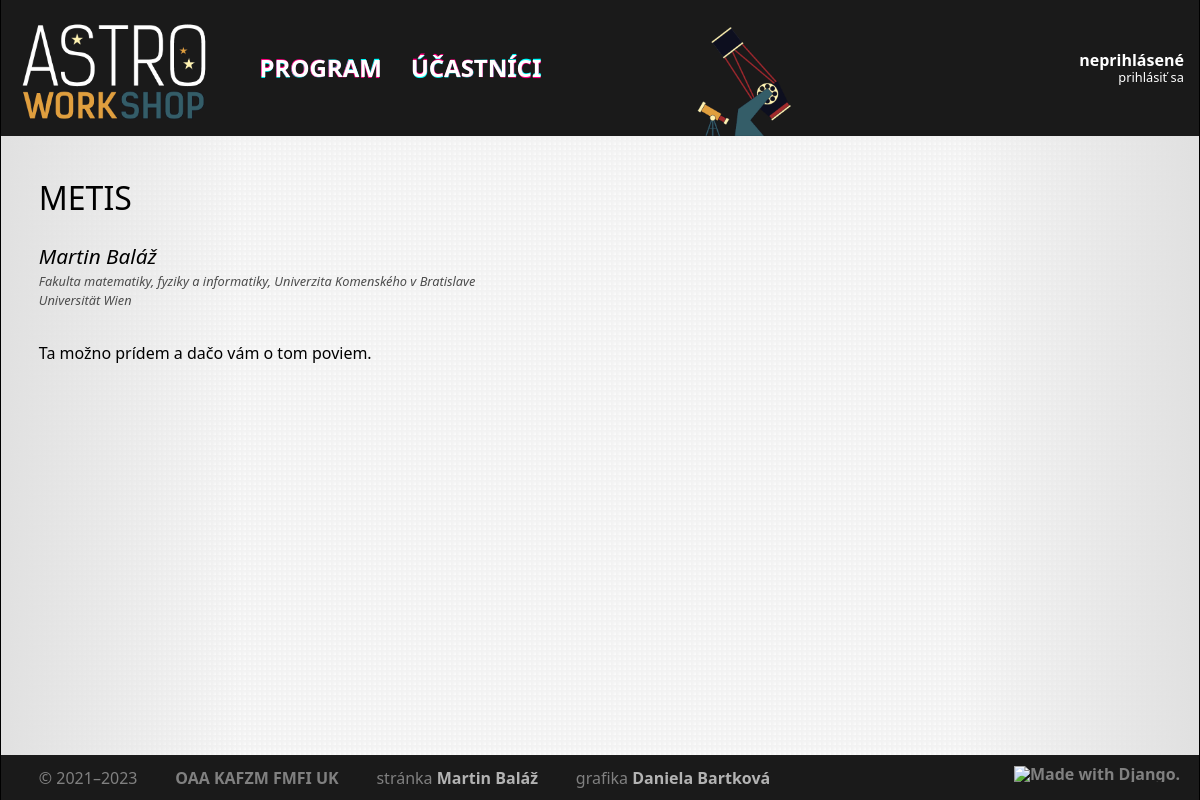
/talk/247/, run on the app's committed database.
### core/models/slot.py (models this page shows, shortened)
class Slot(models.Model):
    class Meta:
        ordering = ['start', 'duration']
        verbose_name = 'slot'
        verbose_name_plural = 'sloty'
    objects = SlotQuerySet.as_manager()
    CATEGORY_TALK = 'T'
    CATEGORY_WORKSHOP = 'W'
    CATEGORY_MEAL = 'M'
    CATEGORY_OTHER = 'O'
    CATEGORIES = [
        (CATEGORY_TALK, 'Prednáška'),
        (CATEGORY_WORKSHOP, 'Workshop'),
        (CATEGORY_MEAL, 'Jedlo'),
        (CATEGORY_OTHER, 'Ostatné'),
    ]
    title = models.CharField(blank=True, max_length=256, verbose_name='názov')
    abstract = models.TextField(blank=True, max_length=4096, verbose_name='abstrakt')
    start = models.DateTimeField(null=True, blank=True, verbose_name='začiatok')
    duration = models.PositiveIntegerField(null=False, verbose_name='dĺžka (min)')
    note = models.CharField(blank=True, max_length=256, verbose_name='poznámka')
    person = models.ManyToManyField('Participant', related_name='slots', blank=True, verbose_name='účastník')
    event = models.ForeignKey('Event', null=True, blank=True, related_name='slots', on_delete=models.CASCADE, verbose_name='workshop')
    category = models.CharField(max_length=1, choices=CATEGORIES, default=CATEGORY_TALK, verbose_name='kategória')
    online = models.BooleanField(null=False, blank=False, default=False, verbose_name='online')
    presentation = models.FileField(
        null=True,
        blank=True,
        upload_to=presentation_filename,
        verbose_name='prezentácia (PDF)'
    )
    video = models.URLField(max_length=100, null=True, blank=True, verbose_name='URL videa')
    def sorted_authors(self):
        return sorted(
            self.people, key=lambda x: unicodedata.normalize('NFKD', x.last_name)
        )

### core/models/participant.py (models this page shows, shortened)
class Participant(AbstractUser):
    class Meta:
        ordering = ['last_name', 'first_name']
        verbose_name = 'účastník'
        verbose_name_plural = 'účastníci'
    objects = ParticipantManager()
    institutes = models.ManyToManyField(
        'Institute',
        through='Affiliation',
        related_name = 'people',
    )
    events = models.ManyToManyField(
        'Event',
        through='Participation',
        related_name = 'participants',
    )
    about = models.TextField(blank=True)
    def get_full_name(self):
        return f"{self.last_name}, {self.first_name}"
    get_full_name.short_description = 'celé meno'
    def get_natural_name(self):
        return f"{self.first_name} {self.last_name}"

### core/models/institute.py (models this page shows, shortened)
class Institute(models.Model):
    class Meta:
        ordering = ['full_name']
        verbose_name = 'inštitúcia'
        verbose_name_plural = 'inštitúcie'
    short_name = models.CharField(max_length=32, verbose_name='kód')
    full_name = models.CharField(max_length=256, verbose_name='plné meno')

### core/views/slot.py (the view)
# urls.py: path('talk/<int:id>/', slot.SlotView.as_view(), name='slot'),
class SlotView(django.views.generic.DetailView):
    model = core.models.Slot
    context_object_name = 'slot'
    template_name = 'core/slot.html'
    slug_field = 'id'
    slug_url_kwarg = 'id'
    def get_queryset(self):
        return self.model.objects.with_people()
    def get_context_data(self, **kwargs):
        context = super().get_context_data(**kwargs)
        return context

### core/models/participant.py (called while the page is built)
    def with_current_affiliations(self, date):
        return self.prefetch_related(
            Prefetch(
                'institutes',
                queryset=Institute.objects.filter(
                    (Q(affiliation__start__lte=date) | Q(affiliation__start=None)) & (Q(affiliation__end__gte=date) | Q(affiliation__end=None))
                ).distinct(),
                to_attr='current_affiliations',
            ),
        )

    def with_full_name(self):
        return self.annotate(full_name=Concat('last_name', Value(', '), 'first_name'))

    def get_queryset(self):
        return super().get_queryset().annotate(full_name=Concat('last_name', Value(', '), 'first_name'))

### core/models/slot.py (called while the page is built)
    def with_people(self):
        Participant = apps.get_model('core', 'Participant')
        return self.prefetch_related(
            Prefetch(
                'person',
                queryset=Participant.objects.with_current_affiliations(F('people__slots__start')).with_full_name(),
                to_attr='people'
            )
        ).annotate(
            people_count=Count('person')
        )

### core/templatetags/astro.py (called while the page is built)
@register.filter(name='replace')
def replace(string, args):
    search  = args.split(args[0])[1]
    replace = args.split(args[0])[2]
    return mark_safe(re.sub(search, replace, string))

### core/templates/core/slot.html (shortened to what this page needs)
{% extends 'core/base.html' %}
{% load tz astro %}
{% block page %}
    <div class="title">
        <h2 class="slot-title">
            {{ slot.title }}
        </h2>
        <div class="time">
            <div class="time-inner">
                <span class="time">
                </span>
            </div>
        </div>
    </div>
    <div class="authors">
        {% if slot.people_count > 0 %}
            {% regroup slot.sorted_authors by current_affiliations as affiliated %}
            {% for affs, people in affiliated %}
                <div class="author">
                    <div class="name">
                        {% for person in people %}
                            {{ person.get_natural_name }}{% if not forloop.last %}, {% endif %}
                        {% endfor %}
                    </div>
                    <div class="affiliation">
                        {% for aff in affs %}
                            {{ aff.full_name }}<br />
                        {% endfor %}
                    </div>
                </div>
            {% endfor %}
        {% endif %}
    </div>
    <p class="abstract">
        {% if slot.abstract %}
            {{ slot.abstract|replace:"#\n#<br />" }}
        {% else %}
            {% if slot.category == slot.CATEGORY_TALK %}
                <span class="empty">
                    Táto prednáška nemá abstrakt.
                </span>
            {% endif %}
        {% endif %}
    </p>
{% endblock %}

### static/css/main.css (style rules this page uses)
html { width: 100%; font-family: "Segoe UI", "Verdana", sans-serif; padding: 0px; }
body { height: 100%; margin: 0px; min-height: 100vh; overflow-y: scroll; background-color: hsl(0, 0%, 92%); background-image: url("/static/images/background.png"); background-repeat: repeat; background-size: 1000px 560px; }
h2 { font-size: 200%; font-weight: 500; padding-bottom: 5mm; line-height: 1.5; }
div.author { line-height: 1.5; }
div.time { width: 20%; float: right; vertical-align: middle; }
p { clear: both; line-height: 1.5; }
div.title { width: 100%; display: flex; }
div.title h2 { flex: 1; }
div.title div.time { flex: 0 0 200px; padding-bottom: 5mm; }
div.time div.time-inner { position: relative; width: 100%; height: 100%; }
div.time span.time { display: block; position: absolute; height: 15mm; width: 200px; font-size: 120%; top: 50%; text-align: right; transform: translateY(-50%); }
div.authors { padding-bottom: 5mm; }
div.authors div.author { padding-bottom: 3mm; }
div.author div.name { width: 100%; font-size: 130%; font-style: italic; }
div.author div.affiliation { width: 100%; color: hsl(0, 0%, 30%); font-style: italic; font-size: 80%; }
p.abstract { padding-top: 0mm; padding-bottom: 3mm; }

### data on the page
Slot: title "METIS", abstract "Ta možno prídem a dačo vám o tom poviem."
Institute: full_name "Fakulta matematiky, fyziky a informatiky, Univerzita Komenského v Bratislave"
Participant: get_natural_name "Martin Baláž"
Institute: full_name "Universität Wien"

### other printed values
{{ year }} "2023"
